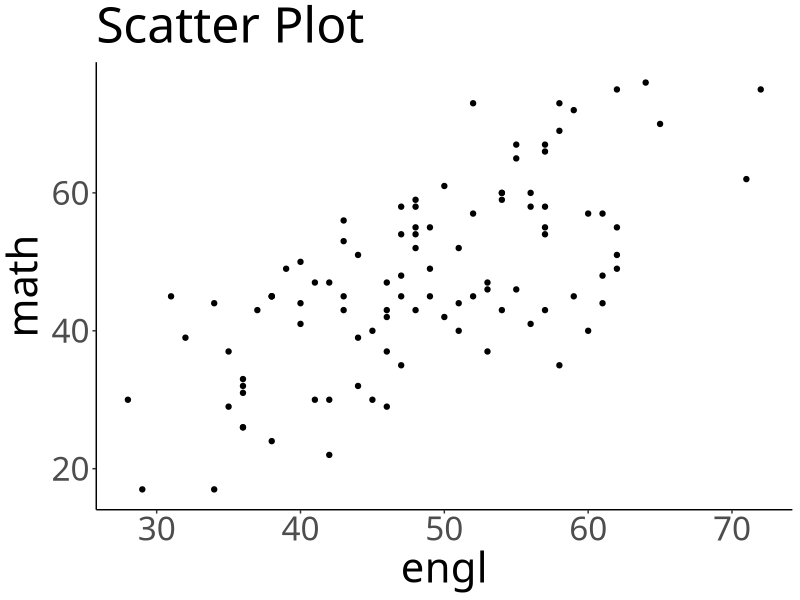
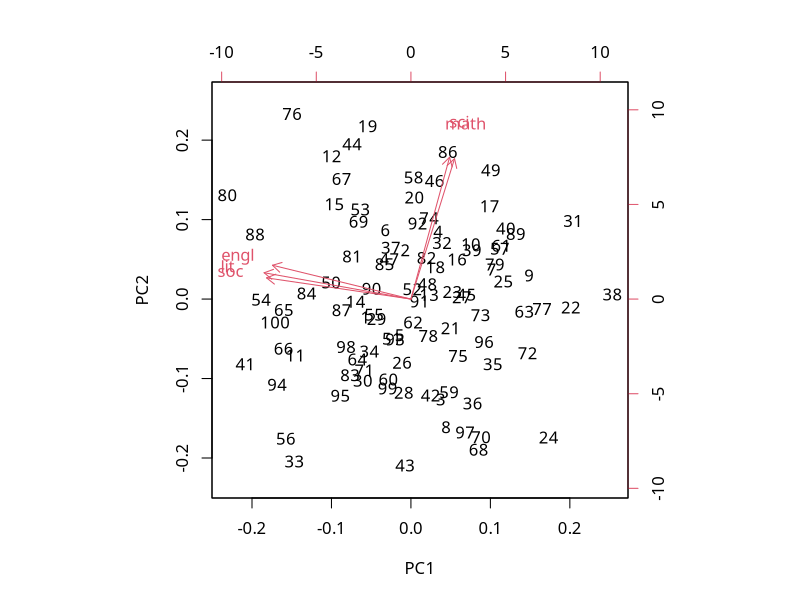

These charts were generated, in order, by the following R code:
## ---- chunk 1
library(dplyr)
library(ggplot2)
## ---- chunk 2
set.seed(10)
engl <- rnorm(100, 50, 10) %>% round()
math <- rnorm(100, engl, 10) %>% round()
data <- data.frame(engl, math)
data %>% head()
## ---- chunk 3
data %>%
  ggplot() +
  geom_point(aes(engl, math))+
  theme_classic(base_family = "HiraKakuPro-W3")+
  theme(text=element_text(size=30)) +
  labs(title="Scatter Plot")
## ---- chunk 4
model <- prcomp(data, scale = TRUE)
summary(model)
## ---- chunk 5
z <- model$rotation[,1] %*% t(scale(data)) %>% 
  round(2) %>% t() %>% as.data.frame()
colnames(z) <- "z"
z %>% head()
## ---- chunk 6
set.seed(10)
engl <- rnorm(100, 50, 10) %>% round()
math <- rnorm(100, 50, 10) %>% round()
lit <- rnorm(100, engl, 5) %>% round()
sci <- rnorm(100, math, 5) %>% round()
soc <- rnorm(100, lit, 3) %>% round()
data <- data.frame(engl, math, lit, sci, soc)
data %>% head()
## ---- chunk 7
model <- prcomp(data, scale = TRUE)
summary(model)
biplot(model, family="HiraKakuPro-W3")
## ---- chunk 8
z <- t(model$rotation[,1:2]) %*% t(scale(data)) %>% 
  round(2) %>% t() %>% as.data.frame()
colnames(z) <- c("z1", "z2")
z %>% head()
